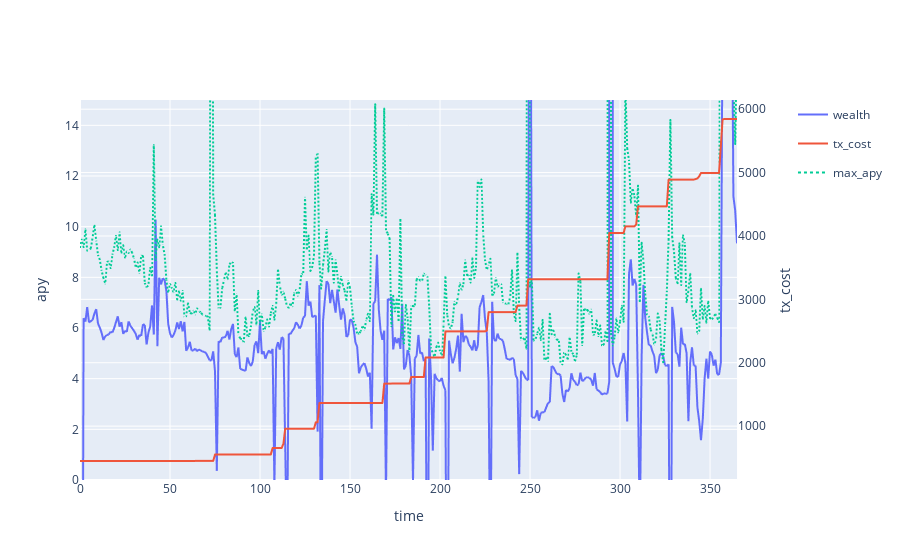

The code cell stored with this chart in its notebook:
### Code cell
backtest['pnl']["tx_cost"].iloc[0] = 0.001
cum_tx_cost = backtest['pnl']["tx_cost"].cumsum()
apy = (backtest['pnl']['wealth'] / backtest['pnl']['wealth'].shift(1) -1)*365/1*100
max_apy = backtest['full_apy'].max(axis=1)*100*(1-parameter_grid["base_buffer"])
max_apy.name = 'max_apy'

subfig = make_subplots(specs=[[{"secondary_y": True}]])

# create two independent figures with px.line each containing data from multiple columns
fig = px.line(apy,render_mode="webgl",)
fig3 = px.line(max_apy, render_mode="webgl")
fig3.update_traces(line={"dash": 'dot'})
fig2 = px.line(cum_tx_cost, render_mode="webgl",)
fig2.update_traces(yaxis="y2")
subfig.add_traces(fig.data + fig2.data + fig3.data)
subfig.layout.xaxis.title = "time"
subfig.layout.yaxis.title = "apy"
subfig.layout.yaxis.range = [0, 15]
subfig.layout.yaxis2.title = "tx_cost"

# recoloring is necessary otherwise lines from fig und fig2 would share each color
# e.g. Linear-, Log- = blue; Linear+, Log+ = red... we don't want this
subfig.for_each_trace(lambda t: t.update(line=dict(color=t.marker.color)))
subfig.show()

print(filename)
apy.mean(), max_apy.mean()

### Figure 1 — Plotly figure (JSON) as saved in the notebook; plotly's stock layout.template omitted (floating-point values rounded to 4 significant figures; data arrays with more than 128 entries replaced by an {"elided": "..."} marker saying what was removed)
{"data": [{"hovertemplate": "variable=wealth<br>index=%{x}<br>value=%{y}<extra></extra>", "legendgroup": "wealth", "line": {"dash": "solid"}, "marker": {"symbol": "circle"}, "mode": "lines", "name": "wealth", "showlegend": true, "type": "scattergl", "x": {"elided": "366 int values"}, "xaxis": "x", "y": {"elided": "366 float values"}, "yaxis": "y"}, {"hovertemplate": "variable=tx_cost<br>index=%{x}<br>value=%{y}<extra></extra>", "legendgroup": "tx_cost", "line": {"dash": "solid"}, "marker": {"symbol": "circle"}, "mode": "lines", "name": "tx_cost", "showlegend": true, "type": "scattergl", "x": {"elided": "366 int values"}, "xaxis": "x", "y": {"elided": "366 float values"}, "yaxis": "y2"}, {"hovertemplate": "variable=max_apy<br>index=%{x}<br>value=%{y}<extra></extra>", "legendgroup": "max_apy", "line": {"dash": "dot"}, "marker": {"symbol": "circle"}, "mode": "lines", "name": "max_apy", "showlegend": true, "type": "scattergl", "x": {"elided": "366 int values"}, "xaxis": "x", "y": {"elided": "366 float values"}, "yaxis": "y"}], "layout": {"xaxis": {"anchor": "y", "domain": [0, 0.94], "title": {"text": "time"}}, "yaxis": {"anchor": "x", "domain": [0, 1], "range": [0, 15], "title": {"text": "apy"}}, "yaxis2": {"anchor": "x", "overlaying": "y", "side": "right", "title": {"text": "tx_cost"}}}}
